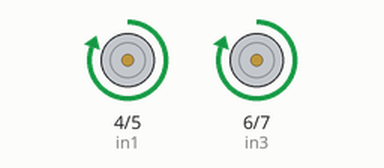
This sketch was run on a simulated Arduino Uno, built with avr-gcc and run on an emulated ATmega328P. Parts: motor-driver pin pairs drawn as motors (green arrow = first pin HIGH = forward, orange = second pin HIGH = backward, longer = more drive).

Above: at 1.0 s.
At 3.0 s:
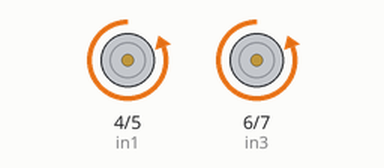
At 5.0 s:
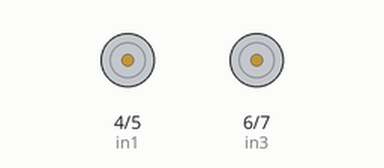
Timing chart, 0 to 7.8 s (numbered marks = the images above):
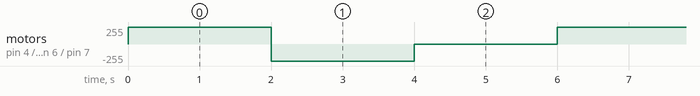

Measured:
- by itself, motor on pin 4 (in1) / pin 5 (in2), motor on pin 6 (in3) / pin 7 (in4): repeats every 6.0 s: backward 255/255 2.0 s, stopped 2.0 s, forward 255/255 2.0 s

The sketch:

L298N_testing.ino
```cpp
int in1 = 4;
int in2 = 5;
int in3 = 6;
int in4 = 7;

void setup() {
  pinMode (in1, OUTPUT);
  pinMode (in2, OUTPUT);

  pinMode (in3, OUTPUT);
  pinMode (in4, OUTPUT);

}

void loop() {
  digitalWrite(in1, HIGH);
  digitalWrite(in2, LOW);
  digitalWrite(in3, HIGH);
  digitalWrite(in4, LOW);

  delay(2000);

  digitalWrite(in1, LOW);
  digitalWrite(in2, HIGH);
  digitalWrite(in3, LOW);
  digitalWrite(in4, HIGH);

  delay(2000);

  digitalWrite(in1, LOW);
  digitalWrite(in2, LOW);
  digitalWrite(in3, LOW);
  digitalWrite(in4, LOW);

  delay(2000);

}
```
